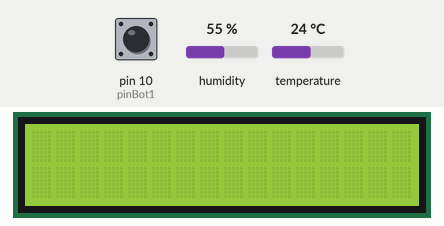
This sketch was run on a simulated Arduino Uno, built with avr-gcc and run on an emulated ATmega328P. On the bench: 16×2 character LCD. The test bench sets the inputs (shaded band); at power-on: pin 10 (pinBot1) HIGH, humidity 55 %, temperature 24 °C.

Above: at 1.2 s.
1.3 s: pin 10 (pinBot1) pulled LOW for 0.15 s
At 2.3 s:
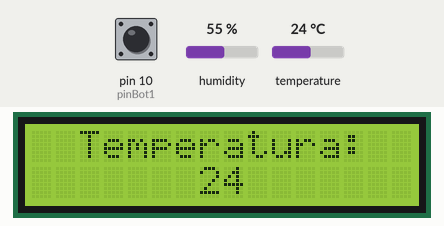
2.9 s: pin 10 (pinBot1) pulled LOW for 1 s
At 4.4 s:
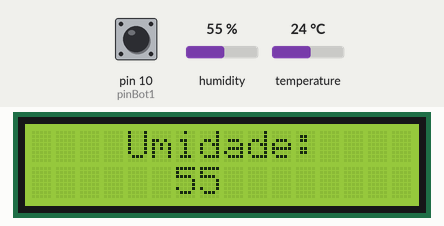
5.4 s: humidity set to 22 %
At 6.0 s:
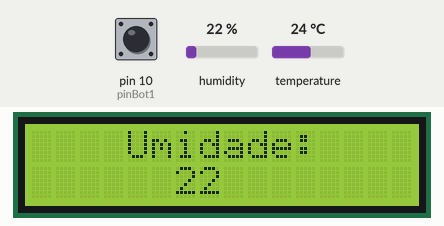
6.9 s: humidity set to 40 %
At 7.5 s:
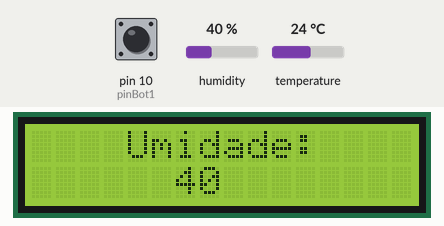
9.9 s: humidity set to 68 %
At 10.4 s:
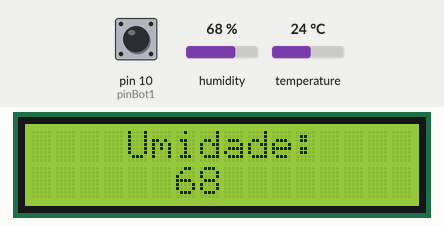
11.4 s: pin 10 (pinBot1) pulled LOW for 3.2 s
At 15.9 s:
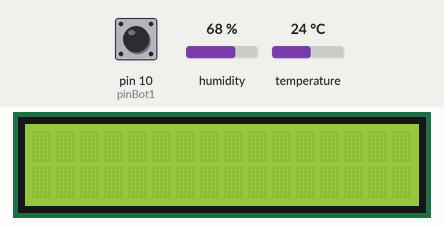
Timing chart, 0 to 17.1 s (numbered marks = the images above; inputs shaded):
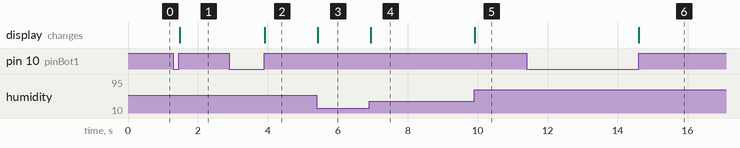

The sketch:

Codigo2MedidorDeTemperatura.ino
```cpp
//Medidor de temperatura e Umidade com impressão em um LCD 16x2
//Autor: Gilson Filho

//Declaração de bibliotecas
#include <LiquidCrystal.h>
#include <dht.h>

//Definindo os pinos que serão utilizados para ligação ao display
LiquidCrystal lcd(12, 11, 2, 3, 4, 5);

//Definção de pinos
#define pinBot1 10
#define pinBot2 A5
#define pinoDHT11 A1

dht DHT; //VARIÁVEL DO TIPO DHT

//Declaração da função do botão
int pinBotao1MultiFuncoes();

void setup() {

  //Define o número de colunas e linhas do LCD
  lcd.begin(16, 2);
  Serial.begin(9600);

  //Configuraçãos dos pinos
  pinMode(pinBot1,INPUT_PULLUP);
  pinMode(pinBot2,INPUT_PULLUP);

}

void loop() {

  //Leitura dos valores do sensor
  DHT.read11(pinoDHT11);

  //Limpa a tela
  lcd.clear();
  //Posiciona o cursor na coluna 1, linha 0;
  if(pinBotao1MultiFuncoes == 0){
    //Limpa a tela
    lcd.clear();
    //Posiciona o cursor na coluna 1, linha 0;
    lcd.setCursor(1, 0);
    //Envia o texto entre aspas para o LCD
    lcd.print("  Bem Vindo ");
    //Posiciona o cursor na coluna 1, linha 0;
    lcd.setCursor(1, 1);
    //Envia o texto entre aspas para o LCD
    lcd.print(" GF Robotica ");
  }
  else if(pinBotao1MultiFuncoes() == 1){
    //Limpa a tela
    lcd.clear();
    //Posiciona o cursor na coluna 1, linha 0;
    lcd.setCursor(1, 0);
    //Envia o texto entre aspas para o LCD
    lcd.print(" Temperatura:");
    //Posiciona o cursor na coluna 7, linha 1;
    lcd.setCursor(7, 1);
    //Envia o texto entre aspas para o LCD
    lcd.print(DHT.temperature,0);
    //Posiciona o cursor na coluna 1, linha 0;
  }
  else if(pinBotao1MultiFuncoes() == 2){
    //Limpa a tela
    lcd.clear();
    //Posiciona o cursor na coluna 1, linha 0;
    lcd.setCursor(1, 0);
    //Envia o texto entre aspas para o LCD
    lcd.print("   Umidade:");
    //Posiciona o cursor na coluna 5, linha 1;
    lcd.setCursor(6, 1);
    //Envia o texto entre aspas para o LCD
    lcd.print(DHT.humidity,0);
  }
  delay(10);

}

// Função para trabalhar com o botão 1
int pinBotao1MultiFuncoes() {

   #define tempoDebounce 50 //(tempo para eliminar o efeito Bounce EM MILISEGUNDOS)

   bool estadoBotao;
   static bool estadoBotaoAnt;
   static int estadoRet = -1;
   static unsigned long delayBotao = 0;

   if ( (millis() - delayBotao) > tempoDebounce ) {
       estadoBotao = digitalRead(pinBot1);
       if ( estadoBotao && (estadoBotao != estadoBotaoAnt) ) {
          estadoRet++;
          if(estadoRet > 2){
            estadoRet = 0;
          }
          delayBotao = millis();
       }
       estadoBotaoAnt = estadoBotao;
   }

   return estadoRet;

}
```

Measured:
- after the input at 1.3 s, the display: changes after 0.18 s (image 1)
- after the input at 2.9 s, the display: changes after 1.0 s (image 2)
- after the input at 5.4 s, the display: changes at once (image 3)
- after the input at 6.9 s, the display: changes at once (image 4)
- after the input at 9.9 s, the display: changes at once (image 5)
- after the input at 11.4 s, the display: changes after 3.2 s (image 6)
